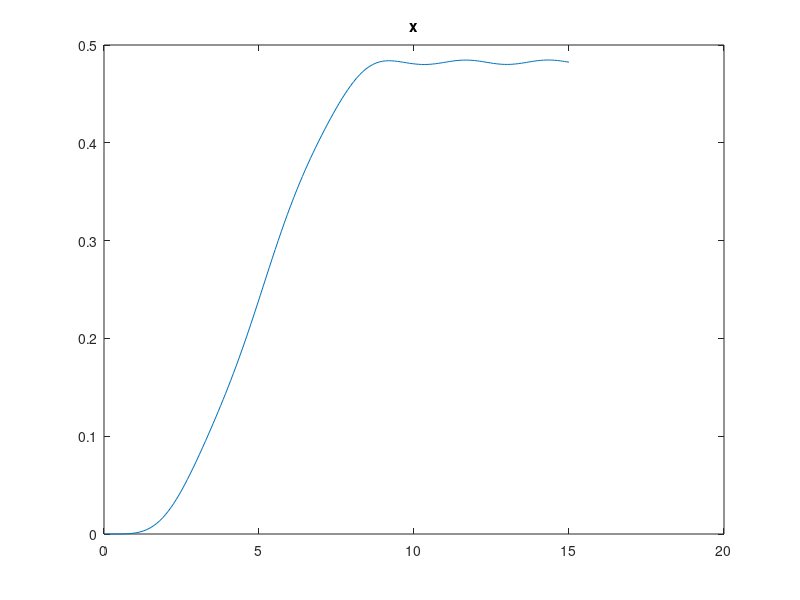
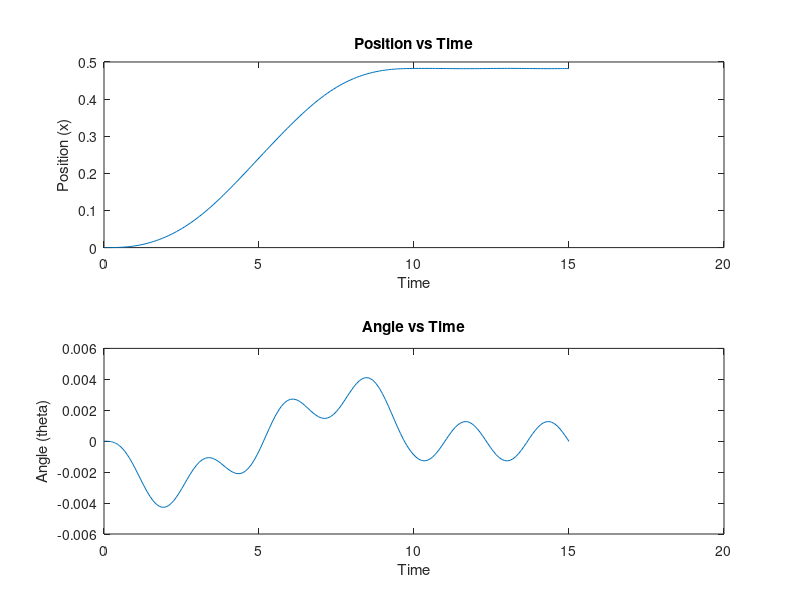
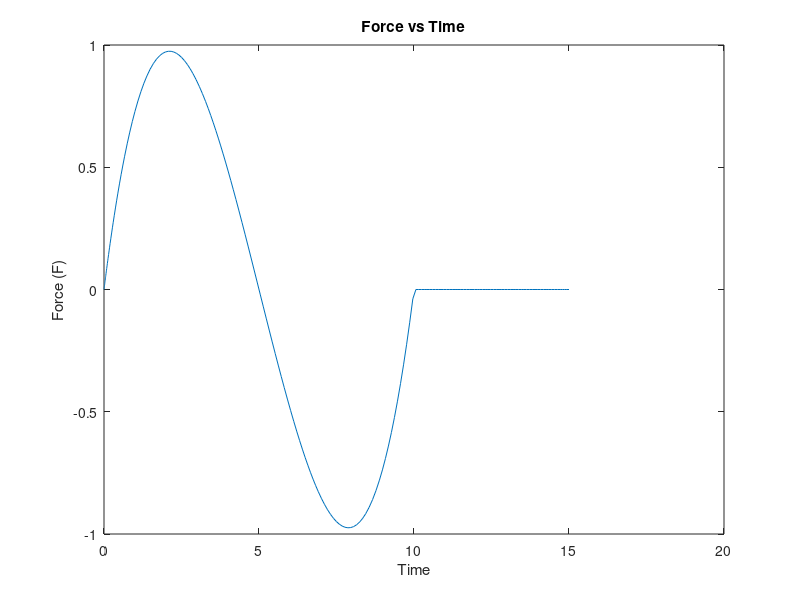
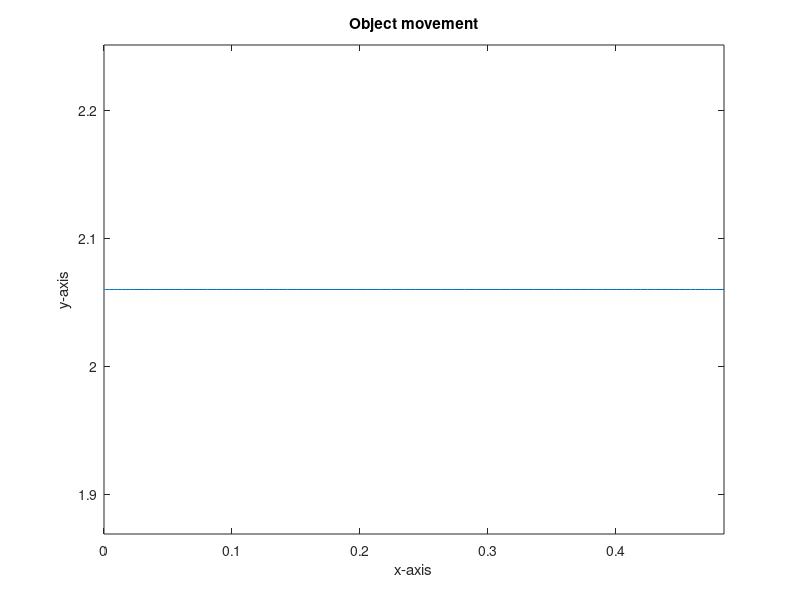

These charts were generated, in order, by the following MATLAB code:
clear all
close all
% Define your constants
m = 30; % robot mass
M = 5; % object mass
l = 2.06; % cable length
g = 9.81; % gravitational acceleration
omega = sqrt(g/l); %natural frequency
T = 2*pi/omega; %swing period
t_swing = T/2; %swing time
h = 0.24; %crate height
B = 0.3; %crate width
d = 0.4; %crate depth


R = sqrt(B^2/4 + h^2);
alpha = atan2(B,2*h);


% Initial conditions
initial_x = 0; % initial position
initial_vx = 0; % initial velocity in the x-direction
%initial_theta = -1.32; % initial angle
initial_theta = 0;
initial_vtheta = 0; % initial angular velocity
y0 = [initial_x; initial_vx; initial_theta; initial_vtheta];

t_loop = 10;

% Horizontal movement of robot
time = t_loop; 
L12 = 0.5; 
theta1 = -atan2(2,L12);
Lkantel = B/2 + R*cos(alpha+abs(theta1));
Ltot = (L12+Lkantel);

% Verhouding waarde 
ratio = Ltot/(time)^2






% The force is defined by F = ma where a can be found from the motion law.
% s(tau) = 6tau^5 - 15tau^4 + 10tau^3
%s'(tau)= 30tau^4 - 60tau^3 + 30tau^2
%s''(tau) = 120tau^3 - 180tau^2 + 60tau
%d^2S/dt^2 = (Ltot/time^2)*s''(t/time)

%F_t = @(t) m*Ltot/(time^2) *(120*(t/time).^3 - 180*(t/time).^2 + 60*(t/time));

%Force= piecewise function
F_t = @(t) (t <= time) .* (m*Ltot./(time^2) .* (120*(t/time).^3 - 180*(t/time).^2 + 60*(t/time)));


% Define your functions f and g
f = @(x, theta, vx, vtheta, t) (F_t(t) + M * l * vtheta^2 * sin(theta) + M * g * sin(theta) * cos(theta)) / (M + m - M * cos(theta)^2);
g = @(x, theta, vx, vtheta, t) ((F_t(t) + M * l * vtheta^2 * sin(theta)) * -cos(theta) - (m + M) * g * sin(theta)) / (l * (M + m - M * cos(theta)^2));

% Define your system of equations
dxdt = @(t, y) [y(2); f(y(1), y(3), y(2), y(4), t)];
dthetadt = @(t, y) [y(4); g(y(1), y(3), y(2), y(4), t)];


% Solve the system of equations
t_start = 0;
t_end = time+5; % End time= duratin motion + time to look at oscillating behaviour
[t, y] = ode45(@(t,y) [dxdt(t,y); dthetadt(t,y)], [t_start, t_end], y0);

% Extract results
x = y(:,1);
theta = y(:,3);

%Object position
xobj = x + l*sin(theta);
yobj = l*cos(theta);

%Finding max amplitude of oscillation at the end
last_10_percent_time = t_end - 0.1 * (t_end - t_start);
last_10_percent_indices = t >= last_10_percent_time;
xobj_last_10_percent = xobj(last_10_percent_indices);
average_xobj_last_10_percent = mean(xobj_last_10_percent);


disp_value = abs(max(xobj));

disp(['Maximum x value: ', num2str(disp_value)])

disp(['Average last 10% of the time: ', num2str(average_xobj_last_10_percent)])

max_x_amp = max(xobj) - average_xobj_last_10_percent

figure
plot(t,xobj)
title('x')

%% 

% Plot x(t) and theta(t)
figure;
subplot(2,1,1);
plot(t, x);
xlabel('Time');
ylabel('Position (x)');
title('Position vs Time');

subplot(2,1,2);
plot(t, theta);
xlabel('Time');
ylabel('Angle (theta)');
title('Angle vs Time');

% Plot F(t)
figure;
plot(t, F_t(t));
xlabel('Time');
ylabel('Force (F)');
title('Force vs Time');

%Plot movement object
figure
plot(xobj,yobj)
xlabel('x-axis')
ylabel('y-axis')
title('Object movement')
axis equal

figure
plot(t,xobj)
title('x')

figure
plot(t,yobj)
title('y')
